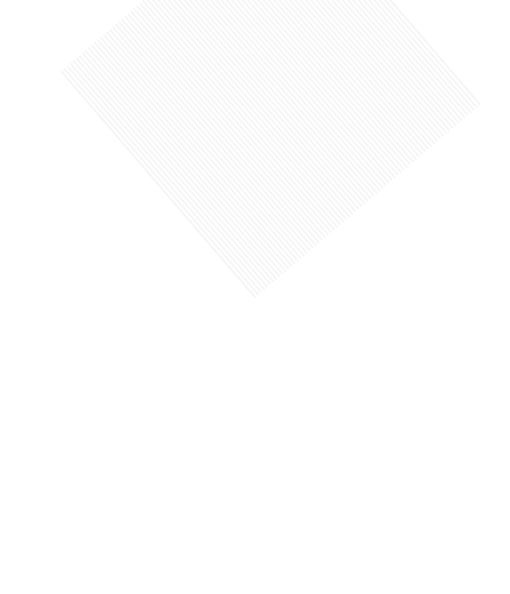
Frame 1 (no input)
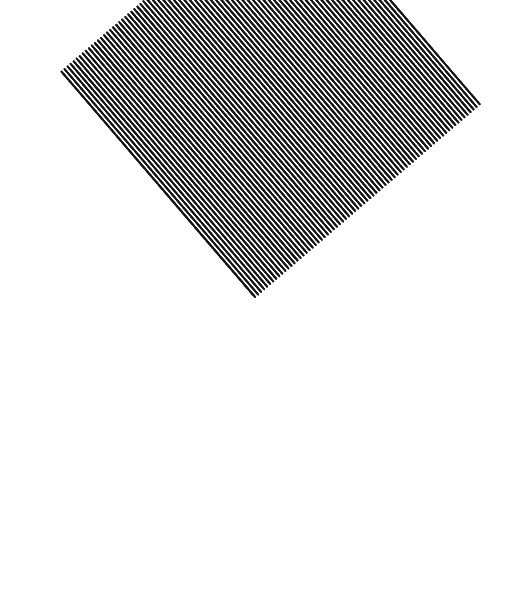
Frame 60 (no input)
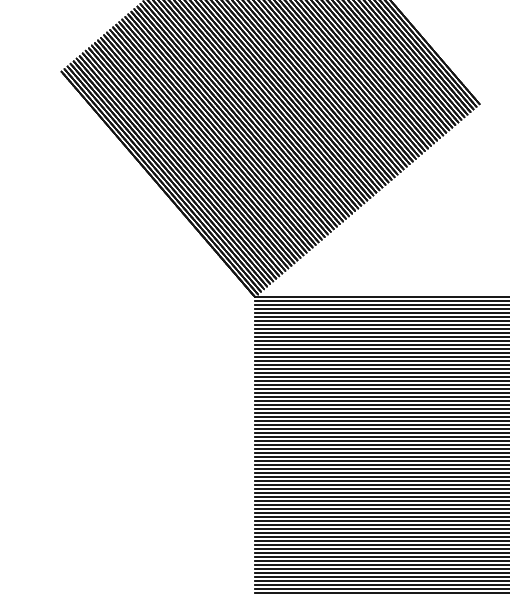
Frame 120 (the mouse pressed at the canvas centre since frame 60)

The p5.js sketch that drew these frames (run headless with seeded random() and noise() and a simulated clock; from frame 60 on, the mouse is pressed at the canvas centre):

// p5.js sketch
// ── sketch.js
//reproducing image by Anton Bruhin
//Seestücke series
//Seestück 16, 2001
//by Melissa Scovell

//check out variables tutoriels
//take it out of p5

let centerCanvX = 255
let centerCanvY = 297
function setup() {
    createCanvas(510, 594);
    background(255);
  }
  
  function draw() {
    //backround lines with a grid 
    //is there a way to produce an exact amount of lines?
    translate(centerCanvX, centerCanvY);
    let x = mouseX - centerCanvX;
    let y = mouseY - centerCanvY;
    let a = atan2(y, x);
    rotate(a);
    for (let y = 0; y < centerCanvY; y += 4) {
      strokeWeight(2);
      stroke(0, 10);
      line(0, y, centerCanvY, y);
    }
  }
  //x *= 2 is duplicating x each time 
  //x /= 2 is dividing x each time 
  //x -= 1 is redcuding x by one each time 
  
